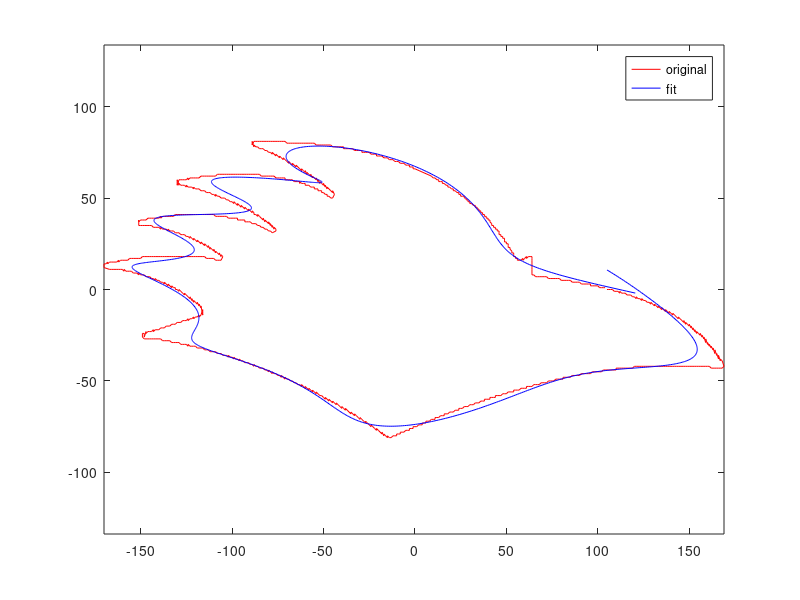

Source code (MATLAB):
function rowdy_curve

close all
clear all

[X,Y] = rowdy_data;

%%%%% cartesian co-ordinates %%%
t=linspace(0,pi,1000);
x = 369.2899 + 868.097.*t.^2 + 355.885.*sin(1.808.*t) + 1.808.*exp(t).*sin(1.019 + 14.940.*t - 1.808.*sin(1.808.*t)) - 1050.629.*t - 229.582.*exp(t) - 24.372.*sin(1.019 + 14.940.*t - 1.808.*sin(1.808.*t));
y = 197.771.*sin(t) + 12.272.*sin(4.559.*t) + 0.00035.*sin(t).*exp(10.671.*sin(t)).*sin(5.649+11.430.*t) - 7.124 - 111.322.*t.*sin(t) - 8.717.*sin(5.649 + 11.430.*t);

figure(1)
plot(X,Y,'r'); hold on
plot(x,y,'b');
axis('equal');
legend('original','fit','Location','Best');

%%%%% polar co-ordinates %%%
% t = linspace(0,2*pi);
% theta = 1.59044672433656*t + 1.51256624220736*cos(0.900027235545235*t) + 0.335710635181735*cos(1.06916029886348*t).*sin(1.59044672433656 + t + 1.13237914028889*sin(1.55610018423028*t)) - 6.46980556334656 - 0.0985417030813789*(t.^2).*cos(1.06916029886348*t).*sin(1.59044672433656 + t + 1.13237914028889*sin(1.55610018423028*t));
% radius = 11.6788539086802 + 5.25789238429149*sin(0.380077554822997*t.^2 - 0.412145112846234*t) -15.118385394493*sin(9.01746189082561*t)./(18.5405759944948 + 9.01746189082561*cos(t) + t.*sin(9.01746189082561*t)) + atan(9.01746189082561*cos(t)) - asin(cos(7.97127662645391*t));
% 
% figure(2)
% polar(theta,radius)

function [X,Y] = rowdy_data


X = [104
103
102
101
100
99
98
97
96
96
95
94
93
92
91
90
89
88
87
86
85
84
83
82
81
80
79
78
77
76
75
74
73
72
71
70
69
68
67
66
65
64
64
64
64
64
64
64
64
64
64
63
62
61
61
60
59
59
58
57
56
56
55
55
54
54
54
53
53
52
52
51
51
51
50
50
49
49
49
48
48
47
47
46
46
46
45
45
44
44
43
43
42
42
41
41
40
40
39
39
38
38
37
37
36
36
35
35
34
34
33
33
32
31
30
30
29
29
28
28
27
27
26
25
25
24
24
23
22
21
21
20
19
18
18
17
16
15
15
14
13
13
12
11
10
9
0
-1
-1
-2
-3
-3
-4
-5
-6
-7
-8
-9
-10
-11
-12
-13
-14
-15
-16
-17
-18
-19
-20
-21
-21
-22
-23
-24
-25
-26
-27
-28
-29
-29
-30
-31
-32
-33
-34
-35
-36
-37
-38
-39
-39
-40
-41
-42
-43
-44
-45
-46
-47
-48
-49
-50
-51
-52
-53
-54
-55
-56
-57
-58
-59
-60
-61
-62
-63
-64
-65
-66
-67
-68
-69
-70
-71
-72
-73
-74
-75
-76
-77
-78
-79
-80
-81
-82
-83
-84
-85
-86
-87
-88
-89
-89
-88
-88
-87
-86
-85
-84
-83
-82
-81
-80
-79
-78
-78
-77
-76
-76
-75
-74
-74
-73
-72
-72
-71
-70
-69
-69
-68
-67
-67
-66
-65
-65
-64
-63
-62
-62
-61
-60
-60
-59
-59
-58
-57
-57
-56
-56
-55
-54
-54
-53
-53
-52
-52
-51
-50
-50
-49
-49
-48
-48
-47
-46
-45
-45
-44
-45
-46
-47
-48
-48
-49
-50
-51
-51
-52
-53
-53
-54
-55
-55
-56
-57
-58
-59
-60
-60
-61
-62
-63
-63
-63
-64
-64
-65
-65
-66
-66
-67
-67
-68
-68
-69
-69
-70
-70
-71
-71
-72
-73
-74
-75
-76
-77
-78
-79
-80
-81
-82
-83
-84
-85
-86
-87
-88
-89
-90
-91
-92
-93
-94
-95
-96
-97
-98
-99
-100
-101
-102
-103
-104
-105
-106
-107
-108
-109
-110
-111
-112
-113
-114
-115
-116
-117
-118
-119
-120
-121
-122
-123
-124
-124
-125
-126
-127
-128
-129
-130
-130
-129
-129
-128
-127
-126
-125
-125
-124
-123
-122
-121
-121
-120
-119
-118
-117
-116
-115
-114
-113
-112
-111
-110
-109
-109
-108
-107
-106
-105
-104
-103
-102
-101
-100
-99
-99
-98
-97
-97
-96
-95
-95
-94
-93
-93
-92
-91
-91
-90
-89
-89
-88
-88
-87
-86
-86
-85
-84
-83
-83
-82
-82
-81
-80
-80
-79
-79
-78
-78
-77
-77
-76
-76
-78
-79
-80
-81
-82
-83
-84
-85
-86
-87
-88
-89
-90
-91
-92
-93
-93
-94
-95
-96
-97
-97
-98
-99
-100
-101
-102
-103
-104
-105
-106
-107
-108
-109
-110
-111
-112
-113
-114
-115
-116
-117
-118
-119
-120
-121
-122
-123
-124
-125
-126
-127
-128
-129
-130
-131
-132
-133
-134
-135
-136
-137
-138
-139
-139
-140
-141
-142
-143
-144
-145
-146
-147
-148
-149
-150
-151
-151
-151
-150
-149
-148
-147
-146
-145
-144
-143
-142
-141
-140
-139
-139
-138
-137
-136
-135
-135
-134
-133
-132
-131
-130
-129
-128
-127
-126
-125
-124
-123
-123
-122
-121
-121
-120
-119
-119
-118
-117
-117
-116
-115
-115
-114
-113
-113
-112
-112
-111
-110
-110
-109
-109
-108
-107
-107
-106
-106
-105
-106
-107
-108
-109
-110
-111
-112
-113
-114
-115
-116
-117
-118
-119
-120
-121
-122
-123
-124
-125
-126
-127
-128
-129
-130
-131
-132
-133
-134
-135
-136
-137
-138
-139
-140
-141
-142
-143
-144
-145
-146
-147
-148
-149
-150
-151
-152
-153
-154
-155
-156
-157
-158
-159
-160
-161
-162
-162
-163
-164
-165
-166
-167
-168
-168
-169
-170
-170
-167
-166
-165
-164
-163
-162
-161
-160
-159
-159
-158
-157
-156
-155
-154
-153
-152
-151
-151
-150
-149
-148
-147
-146
-145
-144
-143
-142
-142
-141
-140
-139
-138
-137
-137
-136
-135
-135
-134
-133
-133
-132
-131
-131
-130
-129
-129
-128
-127
-126
-126
-125
-124
-123
-123
-122
-122
-121
-121
-120
-119
-119
-118
-118
-117
-117
-116
-116
-116
-116
-117
-118
-118
-119
-120
-121
-121
-122
-123
-124
-124
-125
-126
-127
-128
-129
-130
-131
-132
-133
-134
-135
-136
-137
-138
-139
-140
-141
-142
-143
-143
-144
-145
-146
-147
-147
-148
-148
-149
-149
-148
-147
-146
-145
-144
-143
-142
-141
-140
-139
-138
-137
-136
-135
-134
-133
-132
-131
-130
-129
-128
-127
-126
-125
-124
-124
-123
-122
-121
-120
-119
-118
-117
-116
-115
-114
-113
-112
-111
-110
-109
-108
-107
-106
-105
-104
-103
-102
-102
-101
-100
-99
-99
-98
-97
-96
-96
-95
-94
-93
-92
-91
-90
-89
-88
-88
-87
-86
-85
-84
-83
-82
-81
-80
-80
-79
-78
-78
-77
-76
-75
-74
-73
-73
-72
-71
-71
-70
-69
-68
-67
-66
-65
-64
-63
-62
-62
-61
-60
-60
-59
-58
-58
-57
-56
-56
-55
-54
-54
-53
-52
-51
-50
-49
-49
-48
-47
-47
-46
-45
-45
-44
-43
-43
-42
-41
-40
-40
-39
-38
-38
-37
-36
-35
-35
-34
-33
-33
-32
-31
-30
-30
-29
-28
-27
-27
-26
-25
-24
-24
-23
-22
-21
-21
-20
-19
-18
-18
-17
-17
-16
-15
-15
-14
-13
-12
-11
-10
-10
-9
-8
-8
-7
-6
-5
-4
-3
-3
-2
-1
-1
0
1
2
3
4
4
5
6
6
7
8
9
10
11
11
12
13
14
15
16
16
17
18
19
20
21
22
23
24
24
25
26
27
28
29
30
31
32
33
34
35
36
37
38
38
39
40
41
41
42
43
44
44
45
46
47
48
49
50
51
52
53
54
54
55
56
57
58
59
60
61
61
62
63
64
65
66
67
68
69
70
71
72
73
74
75
76
77
78
79
80
81
81
82
83
84
85
86
87
88
89
90
91
92
93
94
95
96
97
98
99
100
101
102
103
104
105
106
107
108
109
110
110
111
112
113
114
115
116
117
118
119
120
121
122
123
124
125
126
127
128
129
130
131
132
133
134
135
136
137
138
139
140
141
142
143
144
145
146
147
148
149
150
151
152
153
154
155
156
157
158
159
160
161
162
163
164
165
166
167
168
169
168
167
167
166
166
166
165
165
164
164
164
163
163
162
162
161
161
160
160
159
159
159
158
158
157
157
156
156
155
154
154
153
153
152
152
151
151
150
150
149
148
148
147
147
146
145
144
144
143
142
141
141
140
139
139
138
137
137
136
135
135
134
133
133
132
131
131
130
129
129
128
127
126
125
124
124
123
122
121
121
120
119
118
117
116
115
114
113
112
112
111
110
109
108
107
106
105];

Y= [1
1
1
1
2
2
2
2
2
3
3
3
3
3
3
4
4
4
4
4
5
5
5
5
5
5
6
6
6
6
6
6
6
7
7
7
7
7
7
7
8
8
9
11
12
13
14
15
16
17
18
18
18
17
18
17
16
17
16
16
16
17
17
18
18
19
20
20
21
22
23
23
24
25
25
26
26
27
28
28
29
29
30
30
31
32
32
33
33
34
34
35
35
36
37
38
38
39
39
40
40
41
41
42
42
43
43
44
44
45
45
46
46
47
47
48
48
49
49
50
50
51
51
51
52
52
53
53
54
54
55
55
56
56
57
57
58
58
59
59
59
60
60
61
61
62
66
66
67
67
67
68
68
68
69
69
69
70
70
70
71
71
71
72
72
72
73
73
73
73
74
74
74
74
75
75
75
75
75
76
76
76
76
76
77
77
77
77
77
77
78
78
78
78
78
78
78
79
79
79
79
79
79
79
79
79
80
80
80
80
80
80
80
80
80
80
80
80
80
80
80
80
81
81
81
81
81
81
81
81
81
81
81
81
81
81
81
81
81
81
79
81
78
79
78
78
77
77
77
76
76
75
75
74
75
74
73
74
73
72
73
72
71
72
71
70
69
70
69
68
69
68
67
68
67
66
65
66
65
64
65
63
64
63
62
63
61
62
61
60
61
59
60
58
59
58
57
58
56
57
55
56
55
54
53
54
52
50
50
51
51
52
52
53
53
54
54
54
55
55
55
56
56
56
57
57
57
58
58
58
59
58
59
59
59
59
59
59
59
60
60
60
60
60
60
60
60
60
61
61
61
61
61
61
62
62
62
62
62
62
62
62
63
63
63
63
63
63
63
63
63
63
63
63
63
63
63
63
63
63
63
63
63
63
63
63
62
62
62
62
62
62
62
62
62
61
61
61
61
61
61
60
61
60
60
60
60
60
57
60
57
58
57
57
57
56
57
56
56
56
55
56
55
55
55
54
54
54
53
53
53
52
52
51
52
51
51
50
50
50
49
49
48
48
47
48
47
46
47
46
45
46
45
44
45
44
43
44
43
42
43
42
41
41
40
41
40
39
38
39
37
38
37
36
37
35
36
34
35
33
34
33
32
31
32
32
33
33
34
34
35
35
36
36
36
37
37
37
37
38
38
38
38
38
39
39
39
39
39
39
40
40
40
40
40
40
40
41
41
41
41
41
41
41
41
41
41
41
41
41
41
41
41
41
41
41
41
41
41
40
40
40
40
40
40
40
39
40
39
39
39
39
39
39
39
38
38
38
38
37
38
35
35
35
35
35
35
35
35
34
34
34
34
33
34
33
33
33
32
33
32
32
32
31
31
31
30
30
30
29
29
28
29
28
27
28
27
26
27
26
25
26
25
24
25
24
23
24
22
23
22
21
22
20
21
20
19
20
18
19
18
16
16
16
16
17
17
17
17
17
18
18
18
18
18
18
18
18
18
18
18
18
18
18
18
18
18
18
18
18
18
18
18
18
18
18
18
18
18
18
18
18
18
18
18
17
17
17
17
17
17
17
16
16
16
16
16
15
16
15
15
15
15
15
14
15
14
14
12
11
11
11
11
11
11
11
11
10
11
10
10
10
10
9
9
9
8
9
8
8
8
7
7
7
6
6
5
6
5
5
4
4
3
4
3
2
3
2
1
2
1
1
0
0
-1
0
-1
-2
-3
-2
-3
-4
-5
-4
-6
-5
-7
-6
-7
-8
-7
-9
-8
-10
-9
-14
-13
-12
-11
-14
-15
-14
-15
-15
-16
-15
-16
-16
-17
-16
-17
-17
-17
-18
-18
-18
-19
-19
-19
-20
-20
-20
-21
-21
-21
-22
-22
-22
-23
-22
-23
-23
-23
-24
-23
-26
-24
-24
-26
-27
-27
-27
-27
-27
-27
-27
-27
-27
-27
-28
-28
-28
-28
-28
-29
-29
-29
-29
-29
-30
-30
-30
-30
-31
-30
-31
-31
-31
-31
-32
-32
-32
-32
-33
-33
-33
-34
-34
-34
-34
-35
-35
-35
-36
-36
-36
-37
-36
-37
-37
-38
-37
-38
-38
-39
-38
-39
-39
-40
-40
-40
-41
-41
-42
-41
-42
-42
-43
-43
-43
-44
-44
-45
-44
-45
-46
-45
-46
-46
-47
-47
-48
-47
-48
-49
-48
-49
-49
-50
-50
-51
-51
-52
-52
-53
-52
-53
-54
-53
-54
-55
-54
-55
-56
-55
-56
-57
-56
-57
-58
-58
-59
-60
-59
-60
-61
-60
-61
-62
-61
-62
-63
-62
-63
-64
-65
-64
-65
-66
-65
-66
-67
-68
-67
-68
-69
-68
-69
-70
-71
-70
-71
-72
-73
-72
-73
-74
-75
-74
-75
-76
-77
-76
-77
-78
-79
-78
-80
-79
-80
-81
-80
-81
-81
-80
-80
-80
-79
-79
-79
-78
-78
-78
-77
-77
-77
-76
-76
-76
-75
-75
-75
-74
-74
-74
-73
-73
-73
-72
-72
-72
-71
-71
-71
-70
-70
-70
-69
-69
-69
-68
-68
-68
-67
-67
-67
-66
-66
-66
-65
-65
-65
-64
-64
-64
-63
-63
-63
-62
-62
-62
-61
-61
-61
-60
-60
-60
-60
-59
-59
-59
-59
-58
-58
-58
-58
-57
-57
-57
-56
-56
-56
-56
-55
-55
-55
-55
-54
-54
-54
-54
-53
-53
-53
-53
-52
-52
-52
-52
-51
-51
-51
-51
-50
-50
-50
-50
-49
-49
-49
-49
-49
-48
-48
-48
-48
-48
-47
-47
-47
-47
-47
-46
-46
-46
-46
-46
-46
-45
-45
-45
-45
-45
-45
-44
-44
-44
-44
-44
-44
-44
-44
-43
-43
-43
-43
-43
-43
-43
-43
-43
-43
-42
-42
-42
-42
-42
-42
-42
-42
-42
-42
-42
-42
-42
-42
-42
-42
-42
-42
-42
-42
-42
-42
-42
-42
-42
-42
-42
-42
-42
-42
-42
-42
-42
-42
-42
-42
-42
-42
-42
-42
-42
-42
-43
-43
-43
-43
-43
-43
-43
-42
-39
-38
-39
-36
-37
-38
-35
-36
-33
-34
-35
-32
-33
-31
-32
-30
-31
-29
-30
-27
-28
-29
-26
-27
-25
-26
-24
-25
-24
-23
-24
-22
-23
-21
-22
-20
-21
-19
-20
-19
-18
-19
-17
-18
-17
-16
-15
-16
-15
-14
-13
-14
-13
-12
-13
-12
-11
-12
-11
-10
-11
-10
-9
-10
-9
-8
-9
-8
-7
-8
-7
-7
-6
-6
-5
-6
-5
-5
-4
-5
-4
-4
-3
-3
-3
-2
-2
-2
-1
-2
-1
-1
-1
0
0
0
0];

